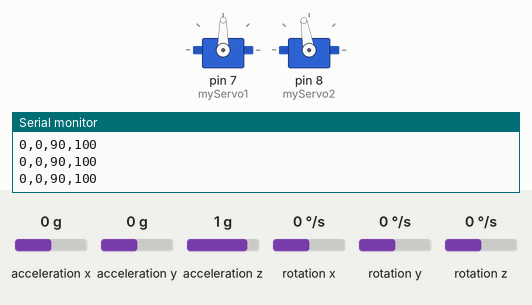
Recording of a sketch running on a simulated Arduino Uno, built with avr-gcc and run on an emulated ATmega328P. Shown: 2 × servo, the last lines printed to the serial monitor. The test bench sets the inputs (shaded band); at power-on: acceleration x 0 g, acceleration y 0 g, acceleration z 1 g, rotation x 0 °/s, rotation y 0 °/s, rotation z 0 °/s.

Above: at 2.2 s.
2.3 s: acceleration x set to -0.8 g
At 3.1 s:
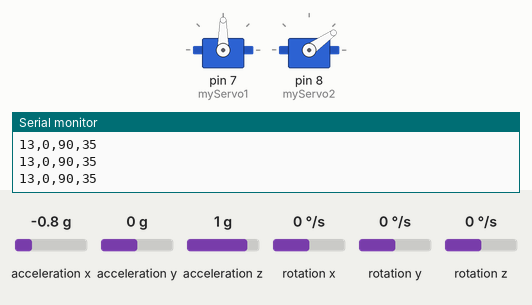
3.8 s: acceleration y set to -0.2 g
At 5.0 s:
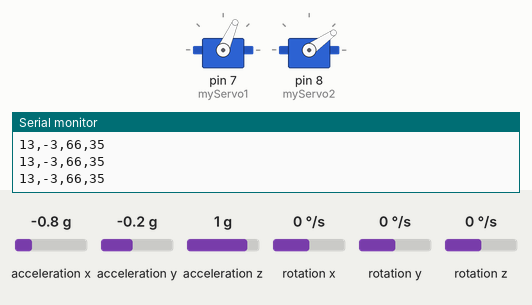
5.3 s: acceleration x set to -1.4 g
At 6.5 s:
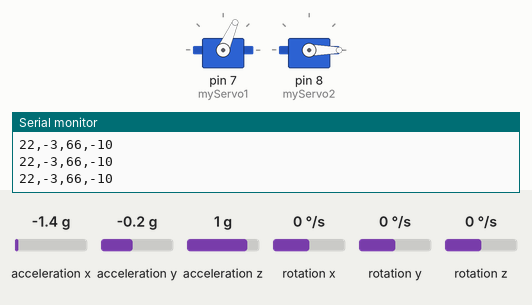
6.8 s: acceleration y set to -1.4 g
At 7.6 s:
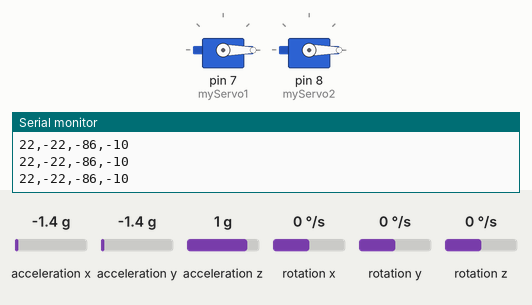
8.3 s: acceleration x set to 0 g
At 9.1 s:
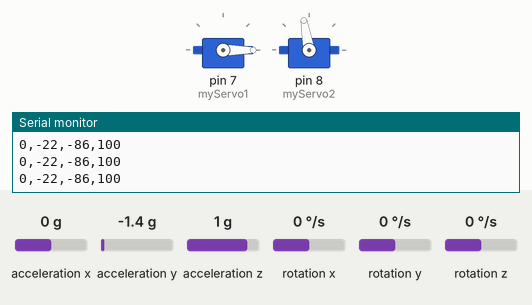
9.8 s: acceleration y set to 0.8 g
At 11.1 s:
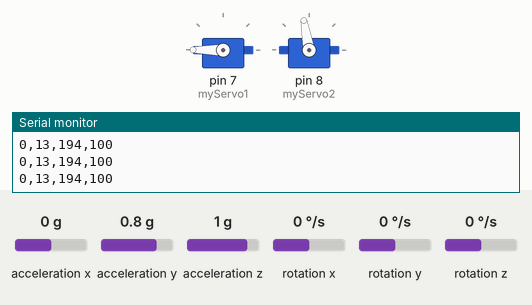
Timing chart, 0 to 12.3 s (numbered marks = the images above; inputs shaded):
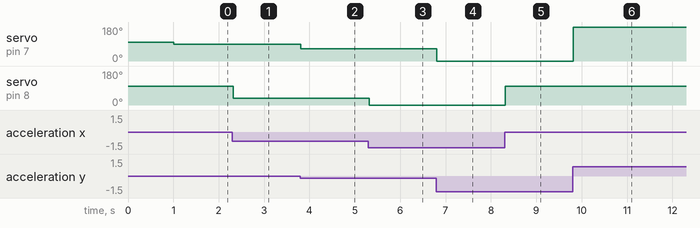

The sketch:

OJOS_ROBOTICOS.ino
```cpp
#include <Servo.h>
#include <MPU6050.h>//Libreria acelerometro
Servo myServo1; //Servo 1 HORIZONTAL
Servo myServo2; //Servo 2 VERTICAL
MPU6050 mpu;        //declaramos el sensor

int16_t ax, ay, az, gx, gy, gz; //variables del sensor

void setup()
{
Serial.begin(9600); //iniciamos comunicacion serial
myServo1.attach(7); //
myServo2.attach(8); //
myServo1.write(100);   //
myServo2.write(100);   //
mpu.initialize();   //Iniciamos acelerometro
if (!mpu.testConnection()) { while (1); }
delay(1000);
}

void loop()
{
 mpu.getMotion6(&ax, &ay, &az, &gx, &gy, &gz); //obtenemos variables del sensor
 ax=-(ax/1000);    //ariba - abajo mapear monitor
 ay=(ay/1000);    //izquierda - derecha mapear monitor
 Serial.print(ax);
 Serial.print(",");
 Serial.print(ay);

///HORIZONTAL
int x= map(ay ,-10, 10, 10,170);
myServo1.write(x);   //horizontal
delay(5);
  Serial.print(",");
 Serial.print(x);
////VERTICAL
int y= map(ax ,-10, 10, 150,50);
myServo2.write(y);   //horizontal
delay(5);
    Serial.print(",");
 Serial.println(y);
//     for (int x=100; x <=150; x++)
//     {
//      myServo2.write(x);   //base
//
//     delay(10);
//     }
//     ///HORIZONTAL
//       for (int x=120; x >=20; x--)
//     {
//     myServo1.write(x);   //griper
//    delay(10);
//     }
//////VERTICAL
//     for (int x=150; x >=100; x--)
//     {
//      myServo2.write(x);   //base
//
//     delay(10);
//     }
//     ////COMBINADO
//     for (int x=150; x >=100; x--)
//     {
//      myServo1.write(x);   //griper
//      myServo2.write(x);   //base
//
//     delay(15);
//     }
}
```

Measured:
- the behaviour switches between -0.1 and -0.2 g on acceleration y (found by bisection; images 1 and 2)
- after the input at 2.3 s, servo on pin 8 (myServo2): 100° → 35° at once
- after the input at 3.8 s, servo on pin 7 (myServo1): 90° → 66° at once
- after the input at 5.3 s, servo on pin 8 (myServo2): 35° → 0° at once
- after the input at 6.8 s, servo on pin 7 (myServo1): 66° → 0° at once
- after the input at 8.3 s, servo on pin 8 (myServo2): 0° → 100° at once
- after the input at 9.8 s, servo on pin 7 (myServo1): 0° → 180° at once
